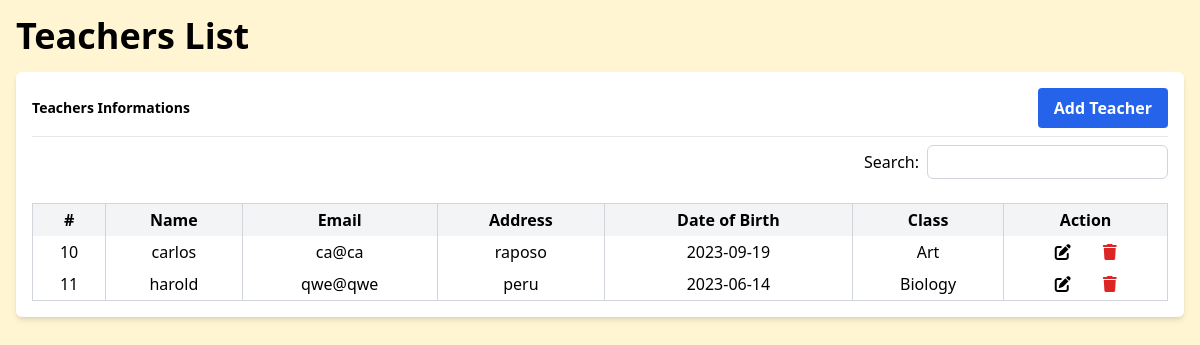
/src/users/adm/teachers.php, run on an earlier commit of the app's database.
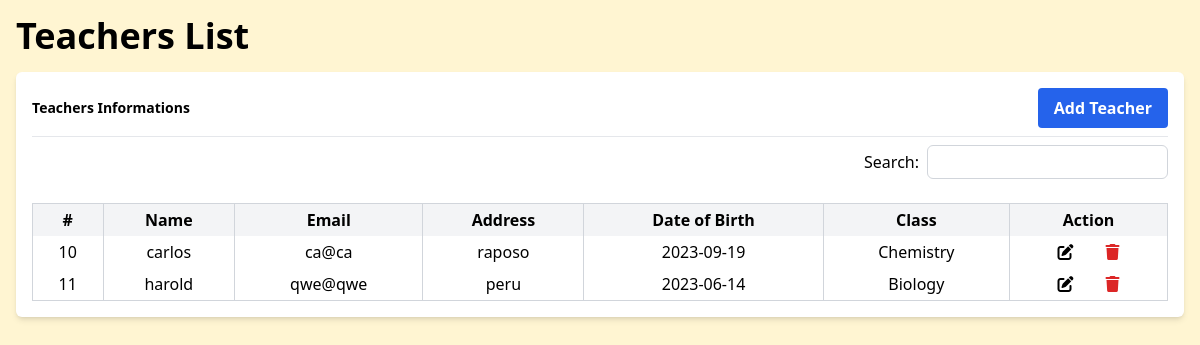
And on a later commit of the database.
### tables this page shows
CREATE TABLE IF NOT EXISTS `teacher` (
  `id` int NOT NULL AUTO_INCREMENT,
  `name` varchar(255) NOT NULL,
  `email` varchar(255) NOT NULL,
  `psswrd` varchar(255) NOT NULL,
  `address` varchar(255) DEFAULT NULL,
  `dbirth` date DEFAULT NULL,
  `dclass` varchar(255) NOT NULL,
  PRIMARY KEY (`id`),
  UNIQUE KEY `email` (`email`)
);

CREATE TABLE IF NOT EXISTS `class` (
  `id` int NOT NULL AUTO_INCREMENT,
  `subject` varchar(255) DEFAULT NULL,
  PRIMARY KEY (`id`)
);

### src/users/adm/teachers.php (the view, shortened to what this page needs)
<?php
require '../../../handle_db/connection.php';
$query = "SELECT teacher.id, teacher.name, teacher.email, teacher.address, teacher.dbirth, class.subject as dclass FROM teacher JOIN class ON teacher.dclass = class.id";
$result = $mysqli->query($query);
?>
<!DOCTYPE html>
<html lang="en">
<head>
    <link href="/dist/output.css" rel="stylesheet">
</head>
<body class="p-4 bg-[#FFF5D2]">
    <h1 class="mb-4 text-4xl font-semibold">Teachers List</h1>
    <div class="p-4 mb-4 bg-white rounded-md shadow-md">
        <div class="flex items-center justify-between pb-2 mb-2 border-b border-gray-200">
            <p class="text-sm font-semibold">Teachers Informations</p>
            <a href="teacher_add.php" class="px-4 py-2 font-bold text-white bg-blue-600 rounded hover:bg-blue-800">Add Teacher</a>
        </div>
        <div class="flex items-center justify-end">
            <label for="search" class="mr-2">Search:</label>
            <input type="text" id="search" class="p-1 border border-gray-300 rounded-md focus:border-blue-500 focus:outline-none">
        </div>
        <br>
        <table id="search-table" class="w-full border border-gray-300 rounded-md">
            <thead class="bg-gray-100">
                <tr>
                    <th class="px-2 py-1 border-r border-gray-300">#</th>
                    <th class="px-2 py-1 border-r border-gray-300">Name</th>
                    <th class="px-2 py-1 border-r border-gray-300">Email</th>
                    <th class="px-2 py-1 border-r border-gray-300">Address</th>
                    <th class="px-2 py-1 border-r border-gray-300">Date of Birth</th>
                    <th class="px-2 py-1 border-r border-gray-300">Class</th>
                    <th class="px-2 py-1">Action</th>
                </tr>
            </thead>
            <tbody>
                <?php
                while ($row = $result->fetch_assoc()) {
                    echo "<tr class='text-center'>";
                    echo "<td class='px-2 py-1 border-r border-gray-300'>" . $row['id'] . "</td>";
                    echo "<td class='px-2 py-1 border-r border-gray-300'>" . $row['name'] . "</td>";
                    echo "<td class='px-2 py-1 border-r border-gray-300'>" . $row['email'] . "</td>";
                    echo "<td class='px-2 py-1 border-r border-gray-300'>" . $row['address'] . "</td>";
                    echo "<td class='px-2 py-1 border-r border-gray-300'>" . $row['dbirth'] . "</td>";
                    echo "<td class='px-2 py-1 border-r border-gray-300'>" . $row['dclass'] . "</td>";
                    echo "<td class='px-2 py-1 text-center'>";
                    echo "<a href='teacher_edit.php?teacher_id=" . $row['id'] . "'><i class='pr-8 fas fa-edit'></i></a>";
                    echo "<a href='/handle_db/delete_db.php?email=" . $row['email'] . "&permission=teacher'><i class='text-red-600 fas fa-trash'></i></a>";
                    echo "</td>";
                    echo "</tr>";
                }
                ?>
            </tbody>
        </table>
    </div>
</body>
</html>

What changed in the data, as far as the page shows it:
changed teacher "carlos": class.subject "Art" → "Chemistry"
